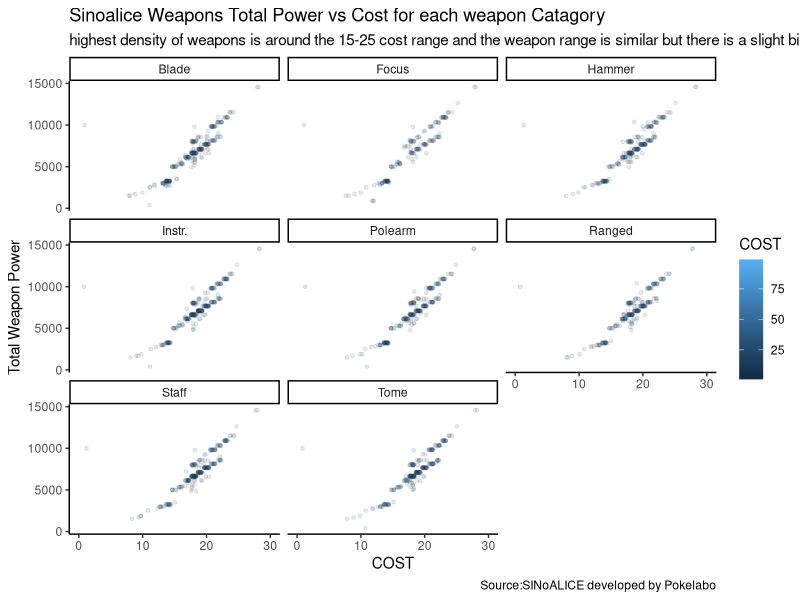

Source code (R):
## ---- chunk 1
knitr::opts_chunk$set(echo = FALSE)
library(tidyverse)
## ---- chunk 2
raw_data = read_csv("FinalProjectDatax.csv") 
  x <- raw_data 
  

  
  

x
        
## ---- chunk 3
x %>% 
  group_by(TOTAL) %>% 
  mutate(TOTAL= str_remove(TOTAL,"Lv140")) %>% 
  mutate(TOTAL= parse_number(TOTAL)) %>% 
  ggplot(aes(x=COST,y=TOTAL,color=COST))+
  geom_jitter(alpha=.1, size=1)+
  theme_classic()+
  facet_wrap(~Type)+
  coord_cartesian(xlim = c(0, 30))+
  labs(title= "Sinoalice Weapons Total Power vs Cost for each weapon Catagory", subtitle= "highest density of weapons is around the 15-25 cost range and the weapon range is similar but there is a slight bias for multi target weapons ", y="Total Weapon Power", caption = "Source:SINoALICE developed by Pokelabo")
